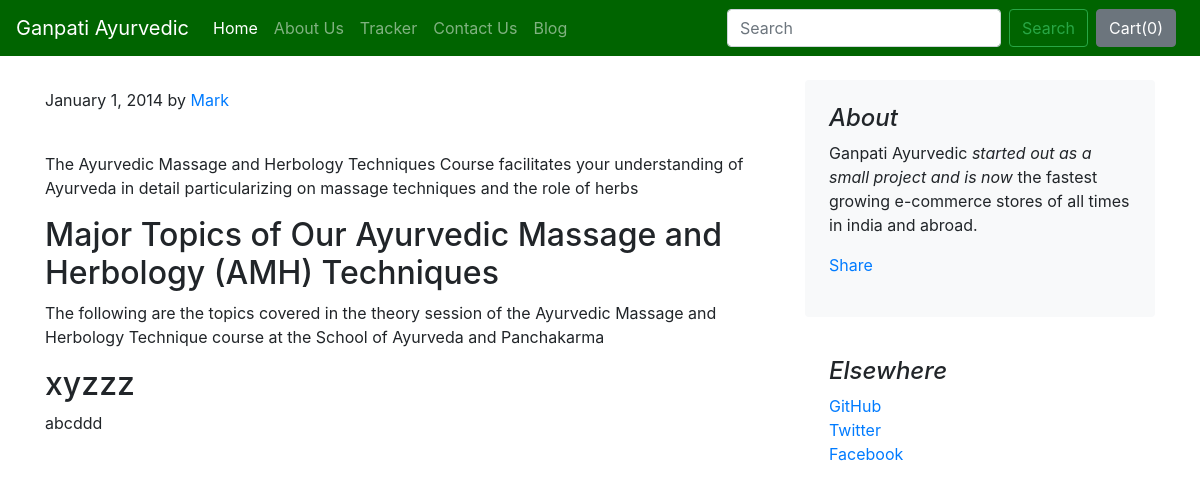
The page /blog/blogpost/1 on the database its author committed.
### blog/models.py (models this page shows)
class Blogpost(models.Model):
    post_id = models.AutoField(primary_key= True)
    tilte = models.CharField(max_length=50)
    head0 = models.CharField(max_length=500, default="")
    chead0 = models.CharField(max_length=5000, default="")
    head1 = models.CharField(max_length=500, default="")
    chead1 = models.CharField(max_length=5000, default="")
    head2 = models.CharField(max_length=500, default="")
    chead2 = models.CharField(max_length=5000, default="")
    pub_date = models.DateField()
    thumbnail = models.ImageField(upload_to='shop/images', default="")
    def __str__(self):
        return self.tilte

### blog/views.py (the view)
# urls.py: path("blogpost/<int:id>", views.blogpost, name="blogHome")
def blogpost(request, id):
    post = Blogpost.objects.filter(post_id = id)[0]
    print(post)
    return render(request, 'blog/blogpost.html',{'post':post})

### blog/templates/blog/blogpost.html (shortened to what this page needs)
{% extends 'blog/basic.html' %}
{% block body %}
<div class="container">
    <div class="row mt-4">
        <div class="col-md-8 blog-main">
            <div class="blog-post">
                <p class="blog-post-meta">January 1, 2014 by <a href="#">Mark</a></p>
                <div class="fb-like" data-href="http://127.0.0.1:8000/blog/blogpost/{{post.post_id}}" data-layout="standard" data-action="like" data-size="large" data-show-faces="false" data-share="true"></div><br>
                <p>{{post.chead0}}</p>
                <h2>{{post.head1}}</h2>
                <p>{{post.chead1}}</p>
                <h2>{{post.head2}}</h2>
                <p>{{post.chead2}}</p>
                <div class="fb-like" data-href="http://127.0.0.1:8000/blog/blogpost/{{post.post_id}}" data-layout="standard" data-action="like" data-size="large" data-show-faces="false" data-share="true"></div><br>
            </div>
        </div>
        <aside class="col-md-4 blog-sidebar">
            <div class="p-4 mb-3 bg-light rounded">
                <h4 class="font-italic">About</h4>
                <p class="mb-0">Ganpati Ayurvedic <em>started out as a small project and is now</em> the fastest growing e-commerce stores of all times in india and abroad.</p>
                <div class="my-3 fb-share-button" data-href="http://127.0.0.1:8000/blog/blogpost/{{post.post_id}}" data-layout="button_count" data-size="large"><a target="_blank" href="https://www.facebook.com/sharer/sharer.php?u=http%3A%2F%2F127.0.0.1%3A8000%2Fblog%2Fblogpost%2F4&src=sdkpreparse" class="fb-xfbml-parse-ignore">Share</a></div>
            </div>
            <div class="p-4">
                <h4 class="font-italic">Elsewhere</h4>
                <ol class="list-unstyled">
                    <li><a href="#">GitHub</a></li>
                    <li><a href="#">Twitter</a></li>
                    <li><a href="#">Facebook</a></li>
                </ol>
            </div>
        </aside>
    </div>
</div>
{% endblock %}

### rows shown on the page
Blogpost: chead0 "The Ayurvedic Massage and Herbology Techniques Course facilitates your understanding of Ayurveda in detail particularizing on massage techniques and the role of herbs", head1 "Major Topics of Our Ayurvedic Massage and Herbology (AMH) Techniques", chead1 "The following are the topics covered in the theory session of the Ayurvedic Massage and Herbology Technique course at the School of Ayurveda and Panchakarma", head2 "xyzzz", chead2 "abcddd"
